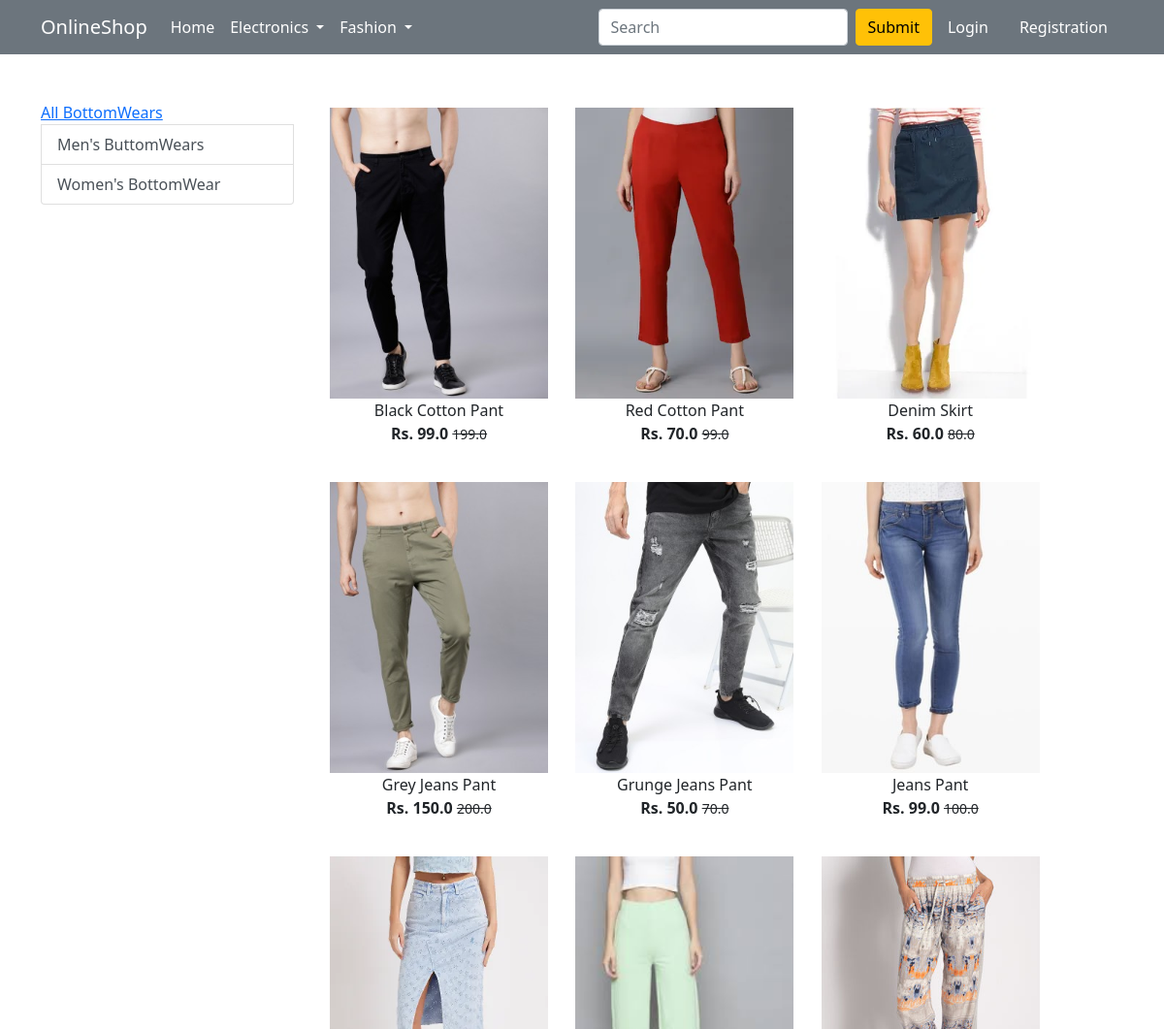
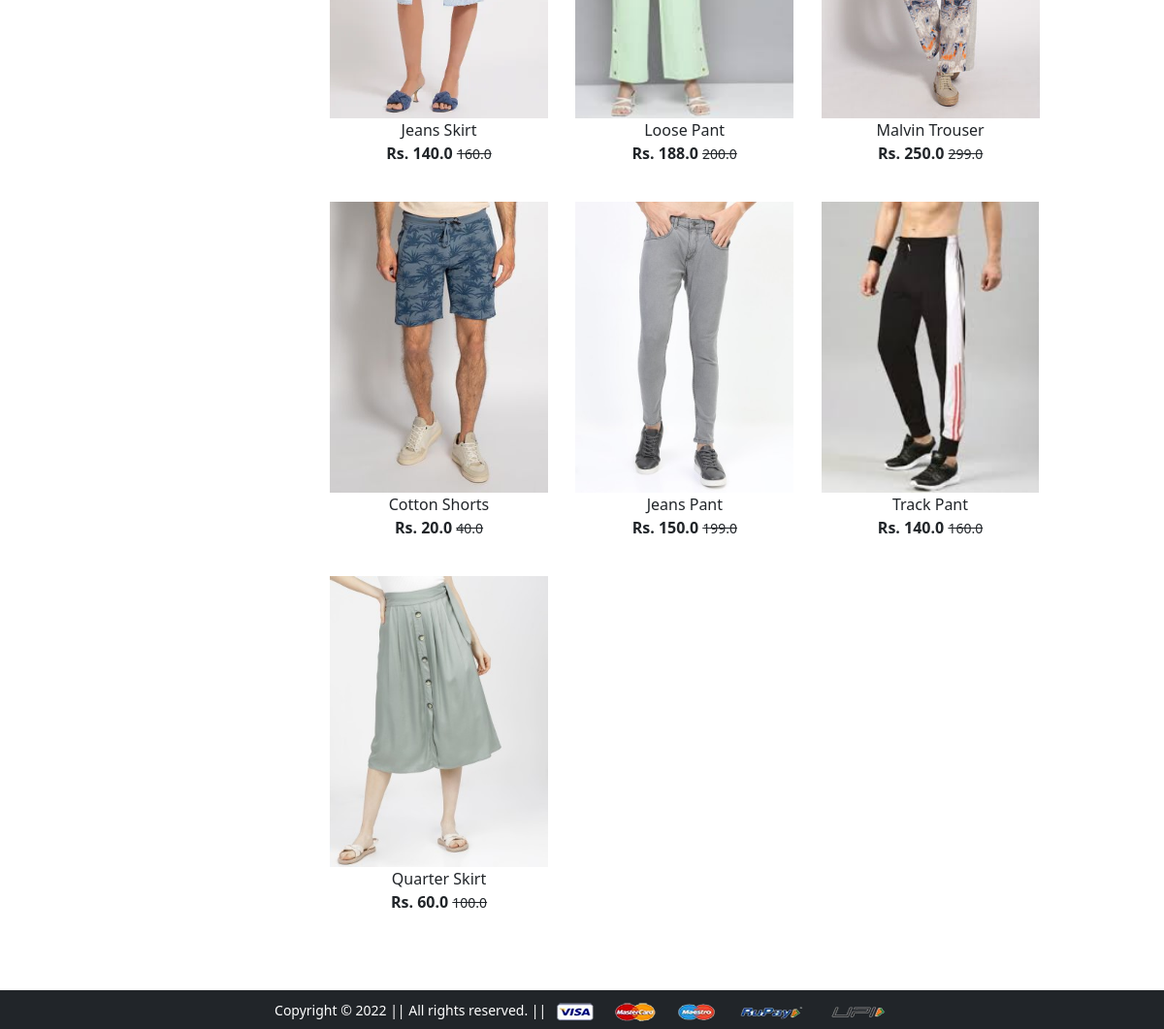
The app's page /bottomwear/ with its own data (2 pictures, top to bottom).
### app/models.py (models this page shows, shortened)
class Product(models.Model):
	title = models.CharField(max_length=100)
	selling_price = models.FloatField()
	discounted_price = models.FloatField()
	description = models.TextField()
	brand = models.CharField(max_length=100)
	category = models.CharField(choices = CATEGORY_CHOICES, max_length = 2)
	product_image = models.ImageField(upload_to='productimg')

### app/views.py (the view)
# urls.py: path('bottomwear/', views.bottomwear, name='bottomwear'),
def bottomwear(request, data=None):
 if data == None:
 	bottomwears = Product.objects.filter(category='BW')
 elif data == "Men's Bottom Wear" or data == "Women's Bottom Wear":
 	bottomwears = Product.objects.filter(category='BW').filter(brand=data)
 elif data == 'below':
 	bottomwears = Product.objects.filter(category='BW').filter(discounted_price__lt=10000)
 elif data == 'above':
 	bottomwears = Product.objects.filter(category='BW').filter(discounted_price__gt=10000)
 return render(request, 'app/bottomwear.html', {'bottomwears':bottomwears})

### app/templates/app/bottomwear.html (shortened to what this page needs)
{% extends 'app/base.html' %}
{% load static %}
{% block main-content %}
<div class="container my-5">
 <div class="row">
  <div class="col-sm-3">
   <div class="list-group">
   	<a href="{% url 'bottomwear' %} class="list-group-item list-group-item-action" aria-current="true">All BottomWears</a>
   	<a href="{% url 'bottomweardata' 'Tshirt' %}" class="list-group-item list-group-item-action" aria-current="true">Men's ButtomWears</a>
   	<a href="{% url 'bottomweardata' 'Shirt' %}" class="list-group-item list-group-item-action" aria-current="true">Women's BottomWear</a>
   </div>
  </div>
  <div class="col-sm-8">
  	<div class="row">
  	{% for product in bottomwears %}
  	 <div class="col-sm-4 text-center mb-4">
  	 	<a href="{% url 'product-detail' product.id %}" class="btn">
  	 		<div class="item">
  	 			<img src="{{product.product_image.url}}" alt="" height="300" class="">
  	 			<div class="f-bold">{{product.title}}</div>
  	 			<div class="fw-bold">Rs. {{product.discounted_price}}
  	 				<small class="fw-light text-decoration-line-through">{{product.selling_price}}</small></div>
  	 			</div>
  	 		</a>
  	 	</div>
  	 	{% endfor %}
  	 </div>
  </div>
 </div>
</div>
{% endblock main-content %}

### records on screen
Product: product_image (picture), title "Black Cotton Pant", discounted_price "99.0", selling_price "199.0"
Product: product_image (picture), title "Red Cotton Pant", discounted_price "70.0", selling_price "99.0"
Product: product_image (picture), title "Denim Skirt", discounted_price "60.0", selling_price "80.0"
Product: product_image (picture), title "Grey Jeans Pant", discounted_price "150.0", selling_price "200.0"
Product: product_image (picture), title "Grunge Jeans Pant", discounted_price "50.0", selling_price "70.0"
Product: product_image (picture), title "Jeans Pant", discounted_price "99.0", selling_price "100.0"
Product: product_image (picture), title "Jeans Skirt", discounted_price "140.0", selling_price "160.0"
Product: product_image (picture), title "Loose Pant", discounted_price "188.0", selling_price "200.0"
Product: product_image (picture), title "Malvin Trouser", discounted_price "250.0", selling_price "299.0"
Product: product_image (picture), title "Cotton Shorts", discounted_price "20.0", selling_price "40.0"
Product: product_image (picture), title "Jeans Pant", discounted_price "150.0", selling_price "199.0"
Product: product_image (picture), title "Track Pant", discounted_price "140.0", selling_price "160.0"
Product: product_image (picture), title "Quarter Skirt", discounted_price "60.0", selling_price "100.0"
